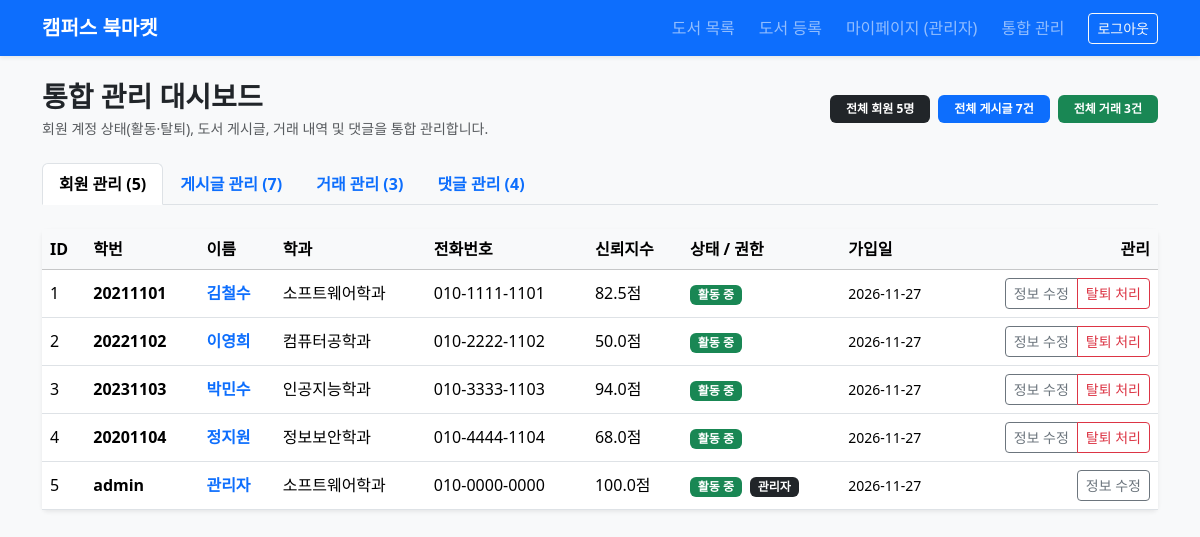
/admin (signed in), run on an earlier commit of the app's database.
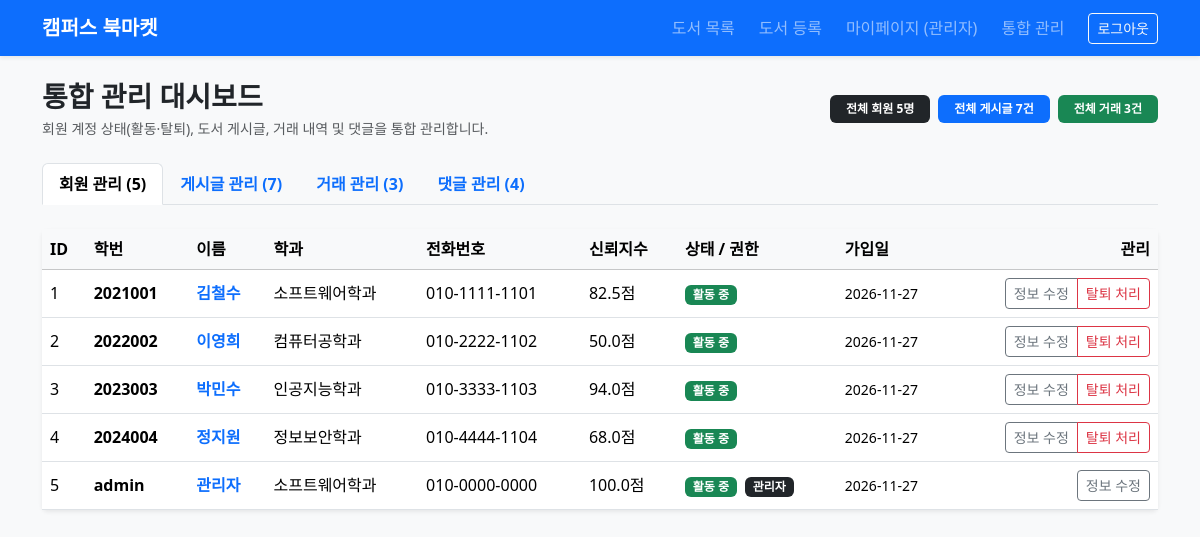
And on a later commit of the database.
### tables this page shows
CREATE TABLE users (
    id INTEGER PRIMARY KEY AUTOINCREMENT,
    student_id TEXT NOT NULL,
    name TEXT NOT NULL,
    department TEXT NOT NULL DEFAULT '소프트웨어학과',
    phone TEXT NOT NULL DEFAULT '',
    password_hash TEXT NOT NULL,
    trust_score REAL NOT NULL DEFAULT 50.0,
    is_admin INTEGER NOT NULL DEFAULT 0,
    is_deleted INTEGER NOT NULL DEFAULT 0,
    created_at TIMESTAMP DEFAULT CURRENT_TIMESTAMP
);

### app.py (the view)
@app.route('/admin')
def admin_dashboard():
    if not is_admin_user():
        flash('접근 권한이 없습니다.', 'danger')
        return redirect(url_for('index'))
    db = get_db()
    cursor = db.cursor()
    cursor.execute("SELECT * FROM users ORDER BY id ASC")
    all_users = cursor.fetchall()
    cursor.execute(
        """SELECT b.*, u.name AS seller_name, u.student_id AS seller_student_id
           FROM books b
           JOIN users u ON b.seller_id = u.id
           ORDER BY b.id DESC"""
    )
    all_books = cursor.fetchall()
    cursor.execute(
        """SELECT t.*, b.title AS book_title,
                  buyer.name AS buyer_name, buyer.student_id AS buyer_student_id,
                  seller.name AS seller_name, seller.student_id AS seller_student_id,
                  r.id AS review_id
           FROM trades t
           JOIN books b ON t.book_id = b.id
           JOIN users buyer ON t.buyer_id = buyer.id
           JOIN users seller ON t.seller_id = seller.id
           LEFT JOIN reviews r ON t.id = r.trade_id
           ORDER BY t.id DESC"""
    )
    all_trades = cursor.fetchall()
    cursor.execute(
        """SELECT c.*, u.name AS author_name, u.student_id AS author_student_id, b.title AS book_title
           FROM comments c
           JOIN users u ON c.user_id = u.id
           JOIN books b ON c.book_id = b.id
           ORDER BY c.id DESC"""
    )
    all_comments = cursor.fetchall()
    return render_template(
        'admin.html',
        users=all_users,
        books=all_books,
        trades=all_trades,
        comments=all_comments
    )

### app.py (called while the page is built)
def is_admin_user():
    return bool(g.user and g.user['is_admin'] == 1)

def get_db():
    if 'db' not in g:
        g.db = sqlite3.connect(app.config['DATABASE'])
        g.db.row_factory = sqlite3.Row
    return g.db

@app.before_request
def load_logged_in_user():
    user_id = session.get('user_id')
    if user_id is None:
        g.user = None
    else:
        cursor = get_db().cursor()
        cursor.execute(
            "SELECT id, student_id, name, department, phone, trust_score, is_admin, is_deleted FROM users WHERE id = ?",
            (user_id,)
        )
        user = cursor.fetchone()
        if user is None or user['is_deleted'] == 1:
            session.clear()
            g.user = None
        else:
            g.user = user

### templates/admin.html (shortened to what the changed rows need)
{% extends 'base.html' %}
{% block content %}
<div class="tab-content" id="adminTabsContent">
  <div class="tab-pane fade show active" id="users-pane" role="tabpanel">
    <div class="card shadow-sm border-0">
      <div class="table-responsive">
        <table class="table table-hover align-middle mb-0">
          <thead class="table-light">
            <tr>
              <th>ID</th>
              <th>학번</th>
              <th>이름</th>
              <th>학과</th>
              <th>전화번호</th>
              <th>신뢰지수</th>
              <th>상태 / 권한</th>
              <th>가입일</th>
              <th class="text-end">관리</th>
            </tr>
          </thead>
          <tbody>
            {% for u in users %}
              <tr class="{% if u['is_deleted'] == 1 %}table-secondary text-muted{% endif %}">
                <td>{{ u['id'] }}</td>
                <td class="fw-semibold">{{ u['student_id'] }}</td>
                <td>
                  <a href="{{ url_for('user_profile', user_id=u['id']) }}" class="text-decoration-none fw-semibold">
                    {{ u['name'] }}
                  </a>
                </td>
                <td>{{ u['department'] or '-' }}</td>
                <td>{{ u['phone'] or '-' }}</td>
                <td>{{ '%.1f'|format(u['trust_score']) }}점</td>
                <td>
                  {% if u['is_deleted'] == 1 %}
                    <span class="badge bg-danger">탈퇴</span>
                  {% else %}
                    <span class="badge bg-success">활동 중</span>
                  {% endif %}
                </td>
                <td class="small">{{ u['created_at'][:10] if u['created_at'] else '-' }}</td>
                <td class="text-end">
                  <div class="btn-group btn-group-sm">
                    <a href="{{ url_for('user_profile', user_id=u['id'], tab='edit') }}" class="btn btn-outline-secondary">
                      정보 수정
                    </a>
                    {% if u['student_id'] != 'admin' %}
                      {% if u['is_deleted'] == 0 %}
                        <button type="button" class="btn btn-outline-danger"
                                data-user-id="{{ u['id'] }}"
                                data-user-name="{{ u['name'] }}"
                                onclick="withdrawUserByAdmin(this)">
                          탈퇴 처리
                        </button>
                      {% endif %}
                    {% endif %}
                  </div>
                </td>
              </tr>
            {% endfor %}
          </tbody>
        </table>
      </div>
    </div>
  </div>
</div>
{% endblock %}

What changed in the data, as far as the page shows it:
changed users "김철수": student_id "20211101" → "2021001"
changed users "이영희": student_id "20221102" → "2022002"
changed users "박민수": student_id "20231103" → "2023003"
changed users "정지원": student_id "20201104" → "2024004"
